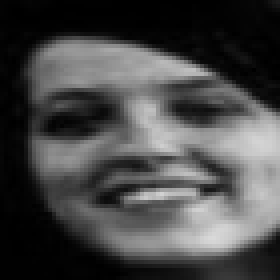
#> input picture Python/CNN/DB/TrainingGray/Positive/test_0009.jpg, 70 x 70 px, found by its file name (shown 4 times larger); its folder holds only this picture in this run
$ python face_crop.py
#> lines starting #> are read from the running program, lines starting #| are printed output that depends on the picture
## This program first ensures if the face of a person exists in the given image or not then if it exists, it crops
## the image of the face and saves to the given directory.

## Importing Modules
import cv2
import os
import time


#################################################################################

##Make changes to these lines for getting the desired results.

## DIRECTORY of the images
directory = "/media/sf_Ubuntu/Linux/JEFF-database/Positive/"
fin_dir = "/home/eddyhom/Documents/MasterThesis/Master-Thesis/DataBases/Emotios Labelled/JEFF_Database/Positive/"

## directory where the images to be saved:
'''dir_pos = "/home/eddyhom/Documents/MasterThesis/Master-Thesis/DataBases/Emotios Labelled/Training/Positive/"
dir_neg = "/home/eddyhom/Documents/MasterThesis/Master-Thesis/DataBases/Emotios Labelled/Training/Negative/"
dir_neu = "/home/eddyhom/Documents/MasterThesis/Master-Thesis/DataBases/Emotios Labelled/Training/Neutral/"

file1 = open('/home/eddyhom/Documents/MasterThesis/Master-Thesis/DataBases/Emotios Labelled/RAFdatabase/list_patition_label.txt')
Lines = file1.readlines()
'''
facedata = "/home/eddyhom/Documents/MasterThesis/Master-Thesis/Python/Examples/TrainedCNN/haarcascade_frontalface_alt.xml"
cascade = cv2.CascadeClassifier(facedata)


newsize = (70, 70)
################################################################################

def facecrop(image, cascade, dest):
	## Reading the given Image with OpenCV
	img = cv2.imread(image)
#> img is the input picture: shape (70, 70, 3); min 0, max 217, mean 71.6

	#minisize = (img.shape[1], img.shape[0])
	#miniframe = cv2.resize(image, newsize)

	faces = cascade.detectMultiScale(img)
#> faces = [[4, 4, 61, 61]]
	count = 0

	for f in faces:
		count += 1
		x, y, w, h = [ v for v in f ]
		#cv2.rectangle(img, (x,y), (x+w,y+h), (0,255,0), 2)

		sub_face = img[y:y+h, x:x+w]
		img_resize = cv2.resize(sub_face, newsize)
		# [5 lines of commented-out code are left out]

		cv2.imwrite(dest, img_resize)
#> this loop made 1 pass
#> (count, x, y, w, h) on pass 1: (1, 4, 4, 61, 61)
#> pass 1, in facecrop, `sub_face = img[y:y+h, x:x+w]`:
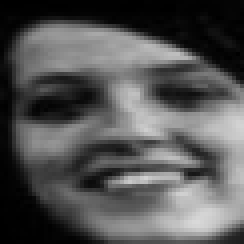
#> sub_face: shape (61, 61, 3) (shown 4 times larger); min 0, max 217, mean 84.3
#> pass 1, in facecrop, `img_resize = cv2.resize(sub_face, newsize)`:
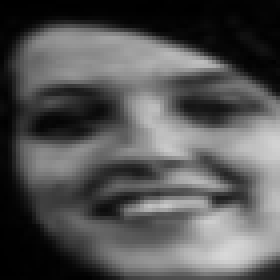
#> img_resize: shape (70, 70, 3) (shown 4 times larger); min 0, max 216, mean 84.2
#> after the loop, count = 1


if __name__ == '__main__':
	images = os.listdir(directory)
	i = 0
	length = len(images)
	t0 = time.time()

	for img in images:
		t1 = time.time()
		file = directory + img
		dest_dir = fin_dir + img
		print("Processing file {} ({}%)".format(i, 100*i//length), end="")
		facecrop(file, cascade, dest_dir)
		i += 1
		t2 = time.time()
		print(" (total: {}s)".format(t2-t0,'.2f'))

$ run again, on Python/CNN/DB/TrainingGray/Positive/test_0098.jpg
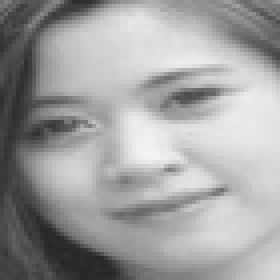
#> input picture Python/CNN/DB/TrainingGray/Positive/test_0098.jpg, 70 x 70 px, found by its file name (shown 4 times larger)
#> in facecrop, img is the input picture: shape (70, 70, 3); min 38, max 244, mean 159.8
#> faces = [[4, 2, 63, 63]]
#> the loop in facecrop, `for f in faces:` made 1 pass
#> (count, x, y, w, h) on pass 1: (1, 4, 2, 63, 63)
#> pass 1, in facecrop, `sub_face = img[y:y+h, x:x+w]`:
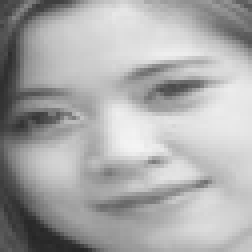
#> sub_face: shape (63, 63, 3) (shown 4 times larger); min 38, max 244, mean 169.9
#> after the loop in facecrop, `for f in faces:`: count = 1

$ run again, on Python/CNN/DB/TrainingGray/Positive/test_0166.jpg
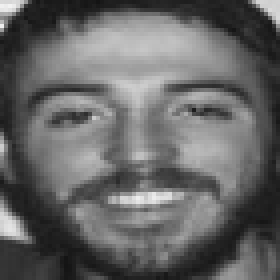
#> input picture Python/CNN/DB/TrainingGray/Positive/test_0166.jpg, 70 x 70 px, found by its file name (shown 4 times larger)
#> in facecrop, img is the input picture: shape (70, 70, 3); min 20, max 242, mean 101.6
#> faces = [[4, 3, 62, 62]]
#> the loop in facecrop, `for f in faces:` made 1 pass
#> (count, x, y, w, h) on pass 1: (1, 4, 3, 62, 62)
#> pass 1, in facecrop, `sub_face = img[y:y+h, x:x+w]`:
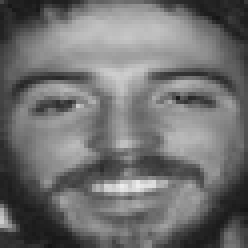
#> sub_face: shape (62, 62, 3) (shown 4 times larger); min 20, max 237, mean 112.1
#> pass 1, in facecrop, `img_resize = cv2.resize(sub_face, newsize)`:
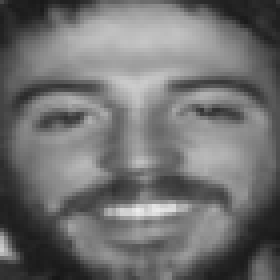
#> img_resize: shape (70, 70, 3) (shown 4 times larger); min 22, max 236, mean 112
#> after the loop in facecrop, `for f in faces:`: count = 1

$ run again, on Python/CNN/DB/TrainingGray/Positive/test_0010.jpg
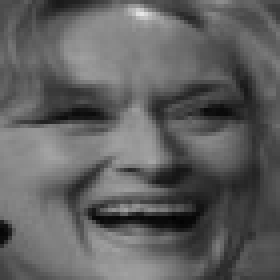
#> input picture Python/CNN/DB/TrainingGray/Positive/test_0010.jpg, 70 x 70 px, found by its file name (shown 4 times larger)
#> in facecrop, img is the input picture: shape (70, 70, 3); min 1, max 230, mean 96
#> faces = [[3, 2, 64, 64]]
#> the loop in facecrop, `for f in faces:` made 1 pass
#> (count, x, y, w, h) on pass 1: (1, 3, 2, 64, 64)
#> pass 1, in facecrop, `sub_face = img[y:y+h, x:x+w]`:
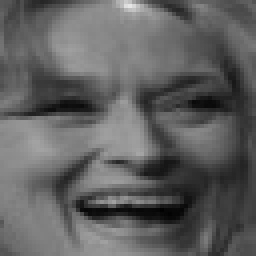
#> sub_face: shape (64, 64, 3) (shown 4 times larger); min 1, max 230, mean 96.2
#> after the loop in facecrop, `for f in faces:`: count = 1
